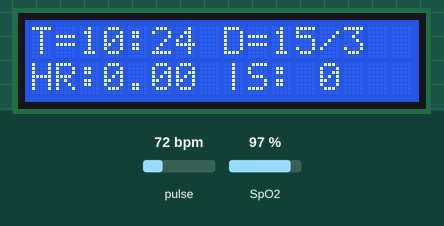
A sketch run on a simulated Arduino Uno, built for the host (arithmetic inside an expression is 32-bit, double 64-bit). Parts: 16×2 character LCD. The inputs (shaded band) are chosen by the test bench; at power-on: pulse 72 bpm, SpO2 97 %. The local clock reads 2024-03-15 10:24:30 at power-on unless the sketch sets it; storage starts empty; what the sketch prints to the serial monitor is not drawn.

Above: at 3.3 s.
3.4 s: pulse set to 42 bpm
At 5.5 s:
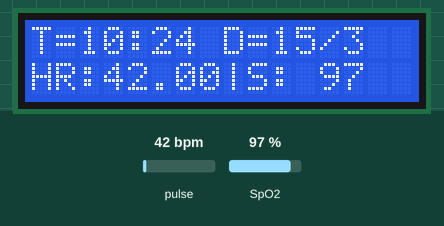
6.4 s: SpO2 set to 80 %
At 7.1 s:
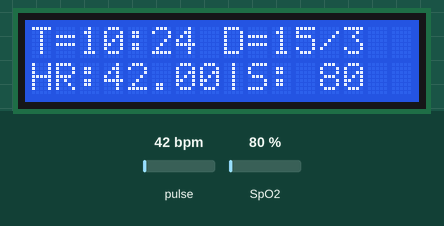
8.1 s: pulse set to 70 bpm
At 9.3 s:
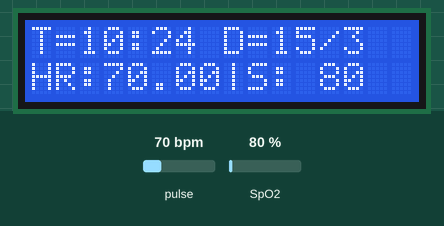
9.6 s: SpO2 set to 85 %
At 11.1 s:
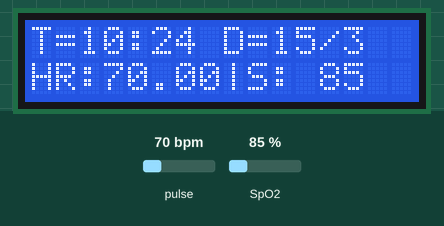
Timing chart, 0 to 12.6 s (numbered marks = the images above; inputs shaded):
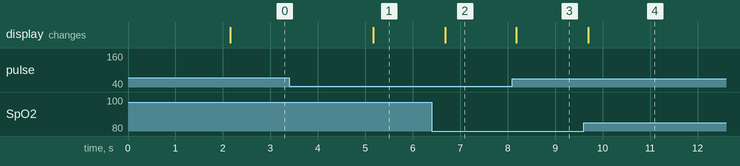

Measured:
- after the input at 3.4 s, the display: changes after 1.8 s (image 1)
- after the input at 6.4 s, the display: changes after 0.28 s (image 2)
- after the input at 8.1 s, the display: changes after 0.08 s (image 3)
- after the input at 9.6 s, the display: changes after 0.10 s (image 4)

The sketch:

LCD_RTC1302_MAX30100_SD.ino
```cpp
#include <LiquidCrystal_I2C.h>
#include <Wire.h>
#include <virtuabotixRTC.h> //ArduinoRTClibrary (Special for RTC1302 using it) - Set the Time Using RTC by Makuna Library
#include <MAX30100_PulseOximeter.h>
#include <SPI.h>
#include <SD.h>

#define REPORTING_PERIOD_MS 1500

LiquidCrystal_I2C lcd(0x27, 16, 2);
const int chipSelect = 10;
File sd_file; //SPI Interface: (Sensor Shield ---> SD Card Module)
//VCC, GND, MOSI, D10, SCK, MISO ===> Match accordingly from left to right
virtuabotixRTC myRTC(5, 4, 2); //CLK, DAT, RST (RTC1302)
PulseOximeter pox;
uint32_t tsLastReport = 0;

void onBeatDetected()
{
  Serial.println("Beat!");
}

void setup()
{
  Serial.begin(9600);
  Wire.begin();
  lcd.init(); lcd.backlight();
  Serial.print("Initializing pulse oximeter..");
  lcd.print("Initializing...");
  delay(2000); lcd.clear();

  if (!pox.begin()) {
    Serial.println("FAILED");
    for (;;);
  } else {
    Serial.println("SUCCESS");
  }
  pox.setIRLedCurrent(MAX30100_LED_CURR_7_6MA); // Initialized Pulseoximeter
  pox.setOnBeatDetectedCallback(onBeatDetected);   // Register a callback for the beat detection

  while (!Serial) {
    ; // wait for serial port to connect. Needed for native USB port only
  }


  Serial.print("Initializing SD card...");

  // see if the card is present and can be initialized:
  if (!SD.begin(chipSelect)) {
    Serial.println("Card failed, or not present");
    // don't do anything more:
    while (1);
  }
  Serial.println("card initialized.");
}

//Function can be as follows:

void poxStatus()
{
  pox.update();
  if (millis() - tsLastReport > REPORTING_PERIOD_MS) {
    Serial.print("Heart rate:");
    Serial.print(pox.getHeartRate());
    Serial.print("bpm / SpO2:");
    Serial.print(pox.getSpO2());
    Serial.println("%");
    tsLastReport = millis();
    lcd.clear();
    lcd.setCursor(0, 0);
    lcd.print("T=");
    lcd.setCursor(2, 0);
    lcd.print(String(myRTC.hours) + String(":") + String(myRTC.minutes) + String(" "));
    lcd.setCursor(7, 0);
    lcd.print(String(" D="));
    lcd.setCursor(10, 0);
    lcd.print(String(myRTC.dayofmonth) + String("/") + String(myRTC.month));
    lcd.setCursor(0, 1);
    lcd.print(String("HR:"));
    lcd.setCursor(3, 1);
    lcd.print(pox.getHeartRate());
    lcd.setCursor(8, 1);
    lcd.print(String("| "));
    lcd.setCursor(9, 1);
    lcd.print(String("S:"));
    lcd.setCursor(12, 1);
    lcd.print(pox.getSpO2());
  }

}

void loop()
{
  myRTC.updateTime();
  poxStatus();
  File dataFile = SD.open("datalog.txt", FILE_WRITE);
  if (dataFile) {
    dataFile.print(String(myRTC.hours)+String(":")+String(myRTC.minutes)+String(":"));
    dataFile.print(String(myRTC.dayofmonth)+String("/")+String(myRTC.month)+String("/")+String(myRTC.year));
    dataFile.println(String("||")+String(pox.getHeartRate())+String(";")+String(pox.getSpO2()));
    dataFile.close();
    }
  // if the file isn't open, pop up an error:
  else {
    Serial.println("error opening datalog.txt");
  }
}
```
